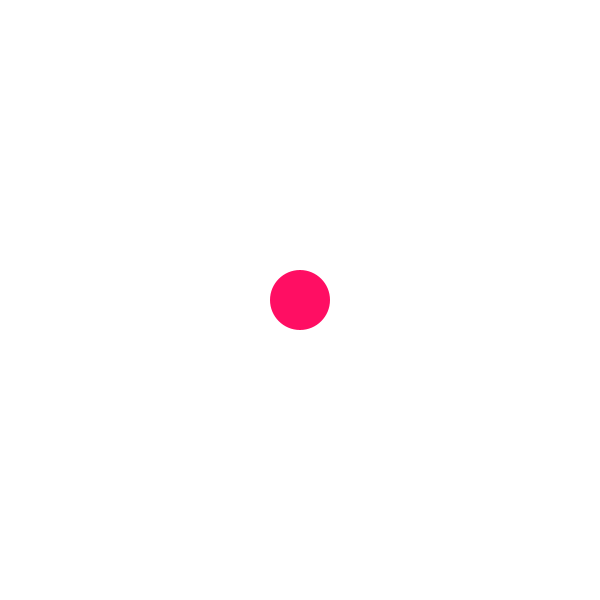
Frame 1 (no input)
Frame 60 (the mouse pressed at the canvas centre just before this capture): identical to frame 1, image omitted
Frame 120 (the mouse held since frame 60 and released just before this capture): identical to frame 1, image omitted

The Processing sketch that drew this single still picture (run headless with seeded random() and noise(); from frame 60 on, the mouse is pressed at the canvas centre):

// Processing sketch: day_08_01_distance
// ── day_08_01_distance.pde
//----------------------------------------------------
// DT Bootcamp 2014, Parsons the New School for Design. 
// Day 8, distance
// Let's start with a simple sketch to measure the
// distance to the mouse
//----------------------------------------------------

//Declaring the properties of our object:
float size;
float posX;
float posY;

void setup(){
  size(600, 600);
  colorMode(HSB);
  
  //Assigning values to the properties
  size = 60;
  posX = width/2;
  posY = height/2;  
}

void draw(){
  background(255);
  
  noStroke();
  fill(240, 240, 255);
  ellipse(posX, posY, size, size);
  
  float distance = dist(mouseX, mouseY, posX, posY);
  println(distance);
}
